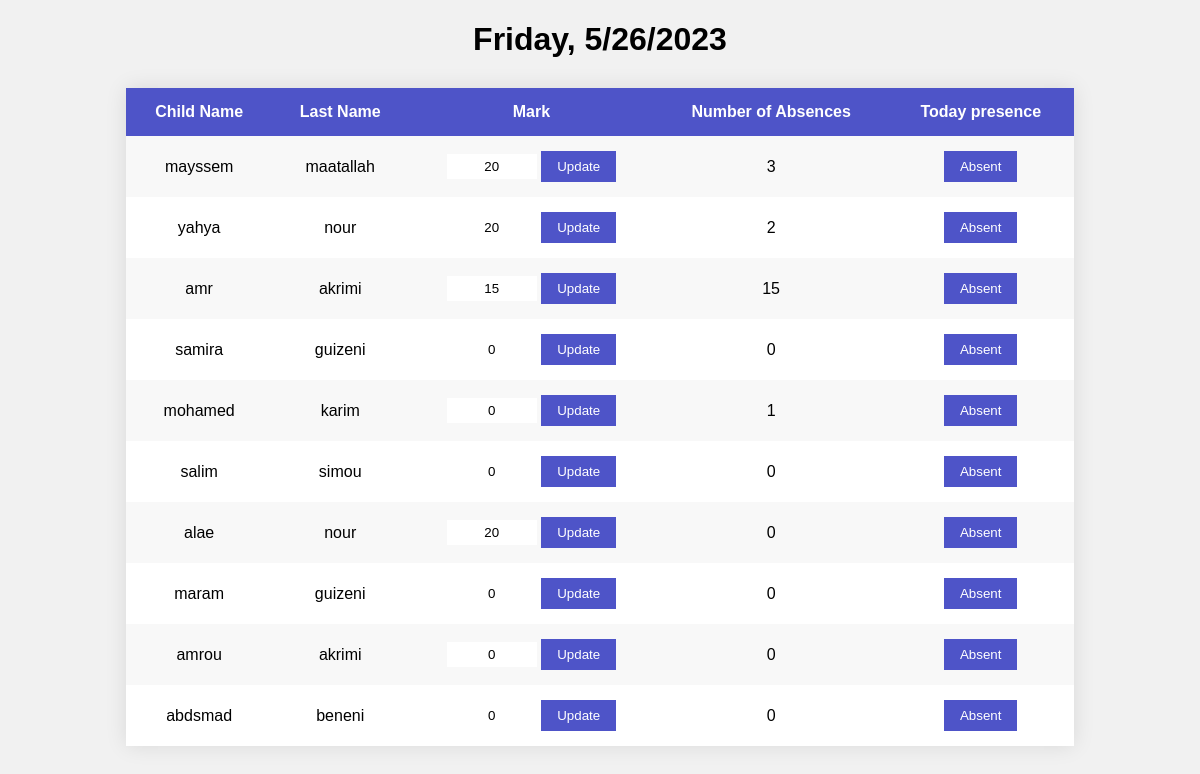
The app's page /teacherHom.php with its own data.
### tables this page shows
CREATE TABLE `child` (
  `id` int(10) NOT NULL,
  `child_name` varchar(50) NOT NULL,
  `child_last_name` varchar(50) NOT NULL,
  `birthDate` date NOT NULL,
  `password` varchar(50) NOT NULL,
  `parent_name` varchar(50) NOT NULL,
  `parent_last_name` varchar(50) NOT NULL,
  `parent_email` varchar(50) NOT NULL,
  `parent_phone` varchar(50) NOT NULL,
  `mark` int(11) DEFAULT NULL,
  `absences` int(11) DEFAULT NULL
);

### teacherHom.php (the view, shortened to what this page needs)
<?php
require_once('conn.php');
$sql = "SELECT * FROM child";
$stmt = $pdo->query($sql);
$rows = $stmt->fetchAll(PDO::FETCH_ASSOC);
?>
<!DOCTYPE html>
<html>
<head>
  <link rel="stylesheet" type="text/css" href="css/tHome.css"/>
</head>
<body>
    <center>
    <h1 id="date"></h1>
  <table>
    <tr>
      <th>Child Name</th>
      <th>Last Name</th>
      <th>Mark</th>
      <th>Number of Absences</th>
      <th>Today presence</th>
    </tr>
    <?php foreach ($rows as $row): ?>
      <tr>
        <td><?php echo $row['child_name']; ?></td>
        <td><?php echo $row['child_last_name']; ?></td>
        <td>
          <form method="post" action="<?php echo $_SERVER['PHP_SELF']; ?>">
            <input type="text" name="mark" value="<?php echo $row['mark']; ?>">
            <input type="submit" name="update" value="Update">
          </form>
        </td>
        <td><?php echo $row['absences']; ?></td>
        <td>
          <form method="post" action="<?php echo $_SERVER['PHP_SELF']; ?>">
            <input type="submit" name="absent" value="Absent">
          </form>
        </td>
      </tr>
    <?php endforeach; ?>
  </table>
  </center>
</body>
</html>

### css/tHome.css (style rules this page uses)
body { background-color: #f1f1f1; font-family: Arial, sans-serif; }
table { width: 80%; margin: 30px auto; border-collapse: collapse; box-shadow: 0 0 20px rgba(0, 0, 0, 0.1); background-color: #fff; }
table th, table td { padding: 15px; text-align: center; }
table th { background-color: #4e54c8; color: #fff; }
table tr:nth-child(even) { background-color: #f8f8f8; }
input[type="text"] { width: 80px; padding: 5px; border: none; text-align: center; }
input[type="submit"] { background-color: #4e54c8; color: #fff; border: none; padding: 8px 16px; cursor: pointer; }

### records on screen
child: child_name "mayssem", child_last_name "maatallah", mark "20", absences "3"
child: child_name "yahya", child_last_name "nour", mark "20", absences "2"
child: child_name "amr", child_last_name "akrimi", mark "15", absences "15"
child: child_name "samira", child_last_name "guizeni", mark "0", absences "0"
child: child_name "mohamed", child_last_name "karim", mark "0", absences "1"
child: child_name "salim", child_last_name "simou", mark "0", absences "0"
child: child_name "alae", child_last_name "nour", mark "20", absences "0"
child: child_name "maram", child_last_name "guizeni", mark "0", absences "0"
child: child_name "amrou", child_last_name "akrimi", mark "0", absences "0"
child: child_name "abdsmad", child_last_name "beneni", mark "0", absences "0"
